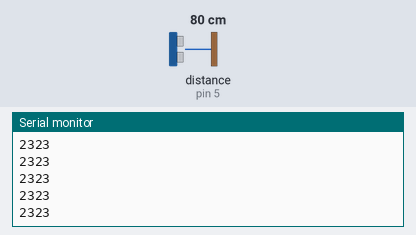
The sketch below on a simulated Arduino Uno, built with avr-gcc and run on an emulated ATmega328P. On the bench: the last lines printed to the serial monitor. Wiring (inferred from the names in the program): ultrasonic range finder: trigger pin 6; echo pin 5. The test bench sets the inputs (shaded band); at power-on: distance to the obstacle (sensor on pin 5) 80 cm. The echo pulse lasts 58.3 µs per cm.

Above: at 1.2 s.
1.3 s: distance to the obstacle (sensor on pin 5) set to 2 cm
At 1.38 s:
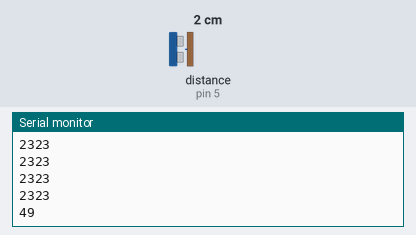
2.8 s: distance to the obstacle (sensor on pin 5) set to 4 cm
At 2.89 s:
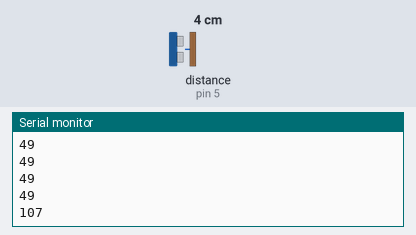
Timing chart, 0 to 5.8 s (numbered marks = the images above; inputs shaded):
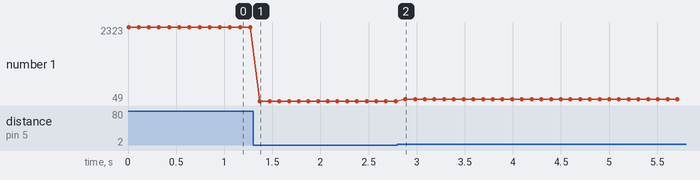

The sketch:

ultrasonic_HorizenGraph.ino
```cpp
#define trigPin 6
#define echoPin 5

void setup(){
  Serial.begin(9600);
  pinMode(trigPin, OUTPUT);
  pinMode(echoPin, INPUT);
}

void loop(){
  long duration, distance;
  digitalWrite(trigPin, LOW);
  delayMicroseconds(2);
  digitalWrite(trigPin, HIGH);
  delayMicroseconds(10);
  digitalWrite(trigPin, LOW);
  duration = pulseIn(echoPin, HIGH);
  distance = (duration/2);

  if(distance<6000){
    Serial.println(distance);
    delay(100);
  }
}
```

Measured:
- after the input at 1.3 s, the serial monitor: prints a new line after 0.07 s (image 1)
- after the input at 2.8 s, the serial monitor: prints a new line after 0.08 s (image 2)
- plotted number 1: 2323 → 49 after the input at 1.3 s, 49 → 107 after the input at 2.8 s
